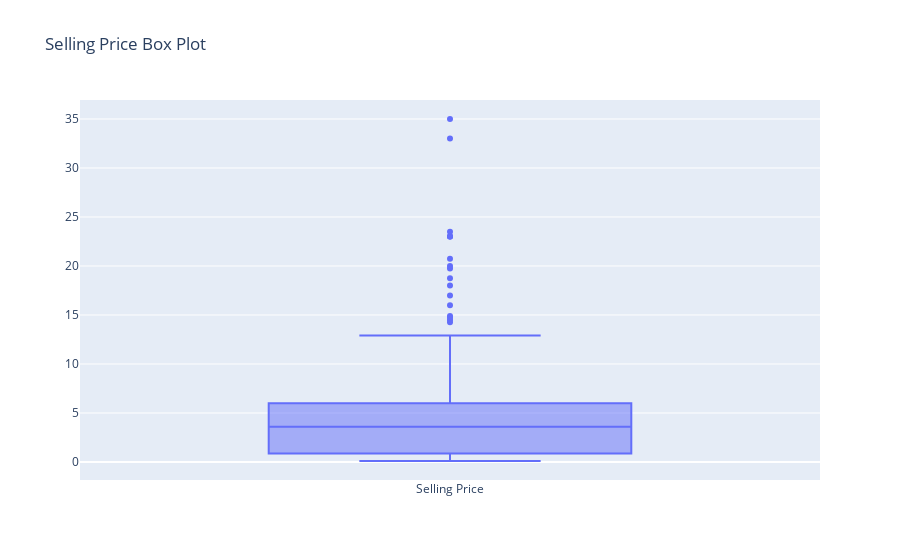

Notebook source saved alongside this figure:
### Code cell
import plotly.graph_objs as go

box_plot = go.Box(y=df['Selling_Price'], name='Selling Price')

fig = go.Figure(data=[box_plot])
fig.update_layout(title='Selling Price Box Plot')
fig.show()

### Figure 1 — Plotly figure (JSON) as saved in the notebook; plotly's stock layout.template omitted (floating-point values rounded to 4 significant figures; data arrays with more than 128 entries replaced by an {"elided": "..."} marker saying what was removed)
{"data": [{"name": "Selling Price", "type": "box", "y": {"elided": "301 float values"}}], "layout": {"title": {"text": "Selling Price Box Plot"}}}
